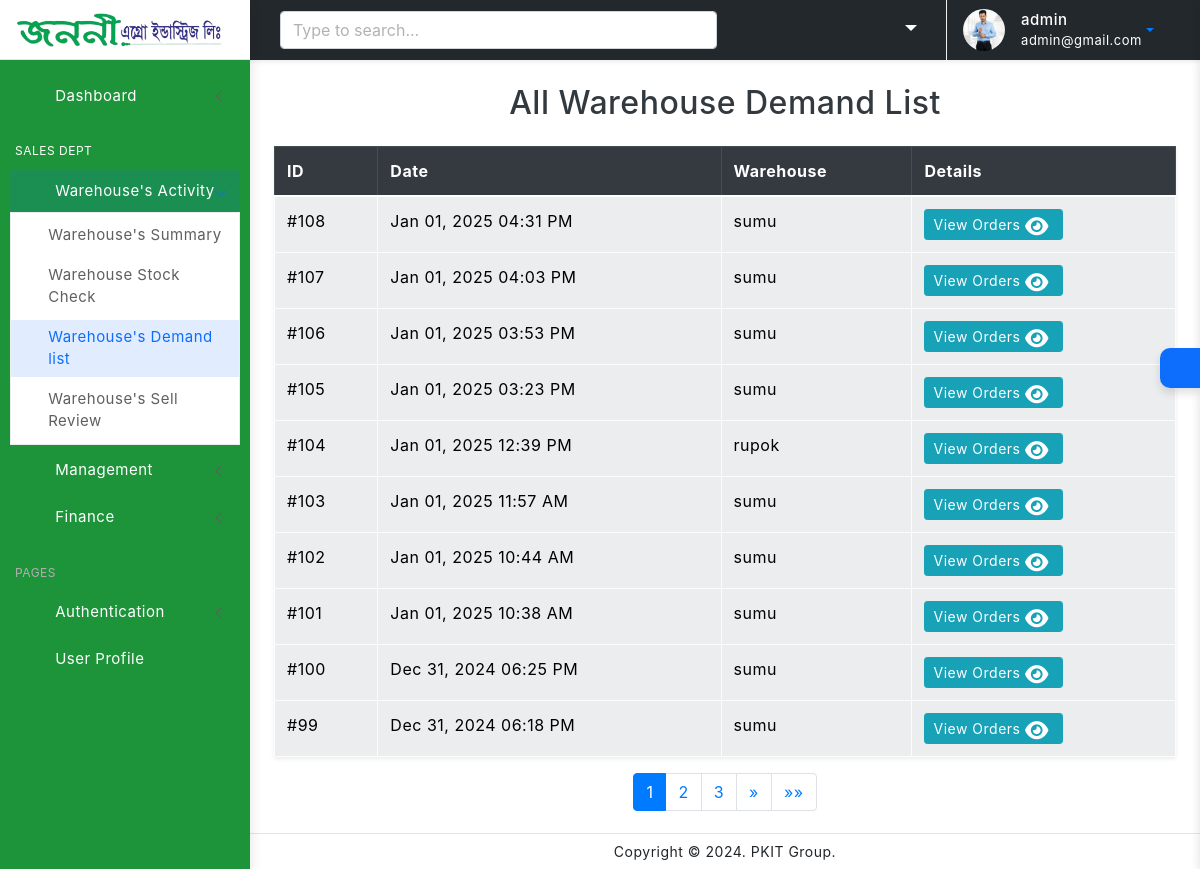
The app's page /demands/ (signed in) with its own data.
### user/models.py (models this page shows, shortened)
class Profile(models.Model):
    customer = models.OneToOneField(User, on_delete=models.CASCADE)
    address = models.CharField(max_length=200)
    phone = models.CharField(max_length=50)
    image = models.ImageField(default='default.png', upload_to='profile_images')
    nid = models.CharField(max_length=20, unique=True, blank=True, null= True)
    title= models.CharField(max_length=40, blank=True, null= True)
    salary = models.DecimalField(max_digits=10, decimal_places=2, blank=True, null= True)
    joining_date = models.DateField(blank=True, null= True)
    HEAD_OFFICE = 'HEAD_OFFICE'
    FACTORY = 'FACTORY'
    OTHERS='OTHERS'
    JOB_LOCATION_CHOICES = [
        (HEAD_OFFICE, 'Head Office'),
        (FACTORY, 'Factory'),
        (OTHERS, 'others'),
    ]
    job_location = models.CharField(max_length=20, choices=JOB_LOCATION_CHOICES, blank=True, null= True)
    zones = models.ManyToManyField(Zone, blank=True, verbose_name="Dealer Zones")
    products = models.ManyToManyField(Product, blank=True, verbose_name="Dealer Products")

### dashboard/models.py (models this page shows, shortened)
class DealerOrder(models.Model):
    dealer = models.ForeignKey(User, on_delete=models.CASCADE)
    created_at = models.DateTimeField(auto_now_add=True, verbose_name="Date Created")
    status = models.CharField(max_length=20, choices=DemandStatus, default='Pending')
    products = models.ManyToManyField(DealerProductNeed, verbose_name="Select Orders")
    note_amount = models.DecimalField(max_digits=10, decimal_places=2, null= True, verbose_name="Received Amount")
    note_write = models.CharField(max_length=200, blank= True, null= True ,verbose_name="Take Note")
    expense_Amount = models.PositiveIntegerField(null=True, blank=False, verbose_name="Expense Amount")
    expense_type = models.CharField(max_length=20, choices= EXPENSE_TYPE_CHOICES, default='Transport', verbose_name="EXPENSE TYPE CHOICES", null=True, blank=True)

### dashboard/decorators.py (the view)
        def wrapper(request, *args, **kwargs):
            group = None
            if request.user.groups.exists():
                group = request.user.groups.all()[0].name
            if group in allowed_roles:
                return view_func(request, *args, **kwargs)
            else:
                return HttpResponse('You are not authorized to view this page')

### dashboard/models.py (called while the page is built)
    def net_amount(self):
        if self.product is None:
            return 0
        return self.demand_quantity * self.product.product_dp

    def gross_amount(self):
        if self.product is None:
            return 0
        return self.demand_quantity * self.product.product_dp

### owner/templates/admin/all_dealer_demand.html (shortened to what this page needs)
{% extends 'partials/base0.html' %}
{% load static %}
{% block content %}
<div class="page-wrapper">
    <div class="page-content">
        <h2 class="text-center mb-4">All Warehouse Demand List</h2>
        <table class="table table-hover table-striped table-bordered shadow-sm">
            <thead class="thead-dark">
                <tr>
                    <th style="color: white;" scope="col">ID</th>
                    <th style="color: white;" scope="col">Date</th>
                    <th style="color: white;" scope="col">Warehouse</th>
                    <th style="color: white;" scope="col">Details</th>
                </tr>
            </thead>
            <tbody>
                {% for final_order in final_orders %}
                <tr class="table-light">
                    <td>#{{ final_order.id }}</td>
                    <td>{{ final_order.created_at|date:"M d, Y h:i A" }}</td>
                    <td>{{ final_order.dealer }}</td>
                    <td>
                        <button type="button" class="btn btn-info btn-sm" data-toggle="collapse" data-target="#orderDetails-{{ final_order.id }}">
                            View Orders <i class="fas fa-eye"></i>
                        </button>
                    </td>
                </tr>
                {% endfor %}
            </tbody>
        </table>
        <nav aria-label="Page navigation">
            <ul class="pagination justify-content-center">
                {% for num in page_obj.paginator.page_range %}
                    {% if page_obj.number == num %}
                        <li class="page-item active"><span class="page-link">{{ num }}</span></li>
                    {% elif num > page_obj.number|add:'-3' and num < page_obj.number|add:'3' %}
                        <li class="page-item"><a class="page-link" href="?page={{ num }}">{{ num }}</a></li>
                    {% endif %}
                {% endfor %}
                {% if page_obj.has_next %}
                    <li class="page-item">
                        <a class="page-link" href="?page={{ page_obj.next_page_number }}" aria-label="Next">
                            <span aria-hidden="true">&raquo;</span>
                        </a>
                    </li>
                    <li class="page-item">
                        <a class="page-link" href="?page={{ page_obj.paginator.num_pages }}" aria-label="Last">
                            <span aria-hidden="true">&raquo;&raquo;</span>
                        </a>
                    </li>
                {% endif %}
            </ul>
        </nav>
        <link rel="stylesheet" href="https://stackpath.bootstrapcdn.com/bootstrap/4.3.1/css/bootstrap.min.css">
    </div>
</div>
{% endblock %}

### templates/partials/base0.html (shortened to what this page needs)
<!doctype html>
<html lang="en">
{% load static %}
<head>
	<link href="{% static 'assets/plugins/vectormap/jquery-jvectormap-2.0.2.css' %}" rel="stylesheet"/>
	<link href="{% static 'assets/plugins/simplebar/css/simplebar.css' %}" rel="stylesheet" />
	<link href="{% static 'assets/plugins/perfect-scrollbar/css/perfect-scrollbar.css' %}" rel="stylesheet" />
	<link href="{% static 'assets/plugins/metismenu/css/metisMenu.min.css' %}" rel="stylesheet" />
	<link href="{% static 'assets/css/pace.min.css' %}" rel="stylesheet" />
	<link href="{% static 'assets/css/bootstrap.min.css' %}" rel="stylesheet">
	<link href="{% static 'assets/css/app.css' %}" rel="stylesheet">
	<link href="{% static 'assets/css/icons.css' %}" rel="stylesheet">
	<link rel="stylesheet" href="{% static 'assets/css/dark-theme.css' %}" />
	<link rel="stylesheet" href="{% static 'assets/css/semi-dark.css' %}" />
	<link rel="stylesheet" href="{% static 'assets/css/header-colors.css' %}" />
		<link rel="stylesheet" href="https://use.fontawesome.com/releases/v5.15.2/css/all.css"
>
</head>
<body>
	<div class="wrapper">
		<div class="sidebar-wrapper" data-simplebar="true" style="background-color: #1d9439; " >
			<div class="sidebar-header">
				<div>
					<a href="{% url 'warehouse-index' %}" class="has-arrow">
						<img src="{% static 'assets/images/logo.png' %}" class="logo-icon" alt="logo icon" style="width: 210px; height: 170;">
					</a>
				</div>
				<div class="toggle-icon ms-auto"><i class='bx bx-arrow-to-left'></i>
				</div>
			</div>
			<ul class="metismenu" id="menu" >
				<li>
					{% if is_admin %}
					<a href="{% url 'home' %}" class="has-arrow">
						<div style="color: #FFFFFF; "class="parent-icon"><i class='bx bx-home-circle'></i>
						</div>
						<div class="menu-title" style="color: #FFFFFF;">Dashboard</div>
					</a>
                    {% endif %}
				</li>
				<li class="menu-label" style="color: #FFFFFF;">Sales Dept</li>
				{% if is_admin %}
				<li>
					<a class="has-arrow" href="javascript:;">
						<div style="color: #FFFFFF; " class="parent-icon"><i class='bx bx-bookmark-heart'></i>
						</div>
						<div class="menu-title" style="color: #FFFFFF;">Warehouse's Activity</div>
					</a>
					<ul>
						<li> <a href="{% url 'all_warehouse_stocks' %}"><i class="bx bx-right-arrow-alt"></i>Warehouse's Summary</a></li>
						<li> <a href="{% url 'warehouse_stocks' %}"><i class="bx bx-right-arrow-alt"></i>Warehouse Stock Check</a> </li>
						<li> <a href="{% url 'dealers_demand' %}"><i class="bx bx-right-arrow-alt"></i>Warehouse's Demand list</a> </li>
						<li> <a href="{% url 'order' %}"><i class="bx bx-right-arrow-alt"></i>Warehouse's Sell Review</a></li>
					</ul>
				</li>
				<li>
					<a class="has-arrow" href="javascript:;">
						<div style="color: #FFFFFF; " class="parent-icon"> <i class="bx bx-donate-blood"></i>
						</div>
						<div class="menu-title" style="color: #FFFFFF;">Management</div>
					</a>
				</li>
				{% endif %}
				{% if is_finance %}
				<li>
					<a class="has-arrow" href="javascript:;">
						<div style="color: #FFFFFF; " class="parent-icon"><i class='bx bx-message-square-edit'></i>
						</div>
						<div class="menu-title" style="color: #FFFFFF;">Finance</div>
					</a>
				</li>
				{% endif %}
				<li class="menu-label">Pages</li>
				<li>
					<a class="has-arrow" href="javascript:;">
						<div style="color: #FFFFFF; " class="parent-icon"><i class="bx bx-lock"></i>
						</div>
						<div style="color: #FFFFFF; " class="menu-title">Authentication</div>
					</a>
				</li>
				<li>
					<a href="{% url 'user-profile' %}">
						<div style="color: #FFFFFF; " class="parent-icon"><i class="bx bx-user-circle"></i>
						</div>
						<div class="menu-title" style="color: #FFFFFF;">User Profile</div>
					</a>
				</li>
			</ul>
		</div>
		<header>
			<div class="topbar d-flex align-items-center"  style="background-color:#23282c;" >
				<nav class="navbar navbar-expand">
					<div class="search-bar flex-grow-1">
						<div class="position-relative search-bar-box">
							<input type="text" class="form-control search-control" placeholder="Type to search..."> <span class="position-absolute top-50 search-show translate-middle-y"><i class='bx bx-search'></i></span>
						</div>
					</div>
					<div class="top-menu ms-auto">
						<ul class="navbar-nav align-items-center">
							<li class="nav-item dropdown dropdown-large">
								<a style="color: white;" class="nav-link dropdown-toggle dropdown-toggle-nocaret" href="#" role="button" data-bs-toggle="dropdown" aria-expanded="false">	<i class='bx bx-category'></i>
								</a>
							</li>
						</ul>
					</div>
					<div class="user-box dropdown">
						<a class="d-flex align-items-center nav-link dropdown-toggle dropdown-toggle-nocaret" href="#" role="button" data-bs-toggle="dropdown" aria-expanded="false">
							<img src="{{ user.profile.image.url }}" class="user-img" alt="user avatar">
							<div class="user-info ps-3">
								<p style="color: white;" class="user-name mb-0">{{ user.username }}</p>
								<p style="color: white;" class="designattion mb-0">{{ user.email }}</p>
							</div>
						</a>
					</div>
				</nav>
			</div>
		</header>
        {% block content %}
        {% endblock %}
		<footer class="page-footer">
			<p class="mb-0">Copyright © 2024. PKIT Group.</p>
		</footer>
	</div>
	<div class="switcher-wrapper">
		<div class="switcher-btn"> <i class='bx bx-cog bx-spin'></i>
		</div>
	</div>
</body>
</html>

### records on screen
DealerOrder: id "108", created_at "Jan 01, 2025 04:31 PM", dealer "sumu"
DealerOrder: id "107", created_at "Jan 01, 2025 04:03 PM", dealer "sumu"
DealerOrder: id "106", created_at "Jan 01, 2025 03:53 PM", dealer "sumu"
DealerOrder: id "105", created_at "Jan 01, 2025 03:23 PM", dealer "sumu"
DealerOrder: id "104", created_at "Jan 01, 2025 12:39 PM", dealer "rupok"
DealerOrder: id "103", created_at "Jan 01, 2025 11:57 AM", dealer "sumu"
DealerOrder: id "102", created_at "Jan 01, 2025 10:44 AM", dealer "sumu"
DealerOrder: id "101", created_at "Jan 01, 2025 10:38 AM", dealer "sumu"
DealerOrder: id "100", created_at "Dec 31, 2024 06:25 PM", dealer "sumu"
DealerOrder: id "99", created_at "Dec 31, 2024 06:18 PM", dealer "sumu"

### other values on screen
{{ user.username }} "admin"
{{ user.email }} "admin@gmail.com"
{{ num }} "1"
{{ num }} "2" "3"
